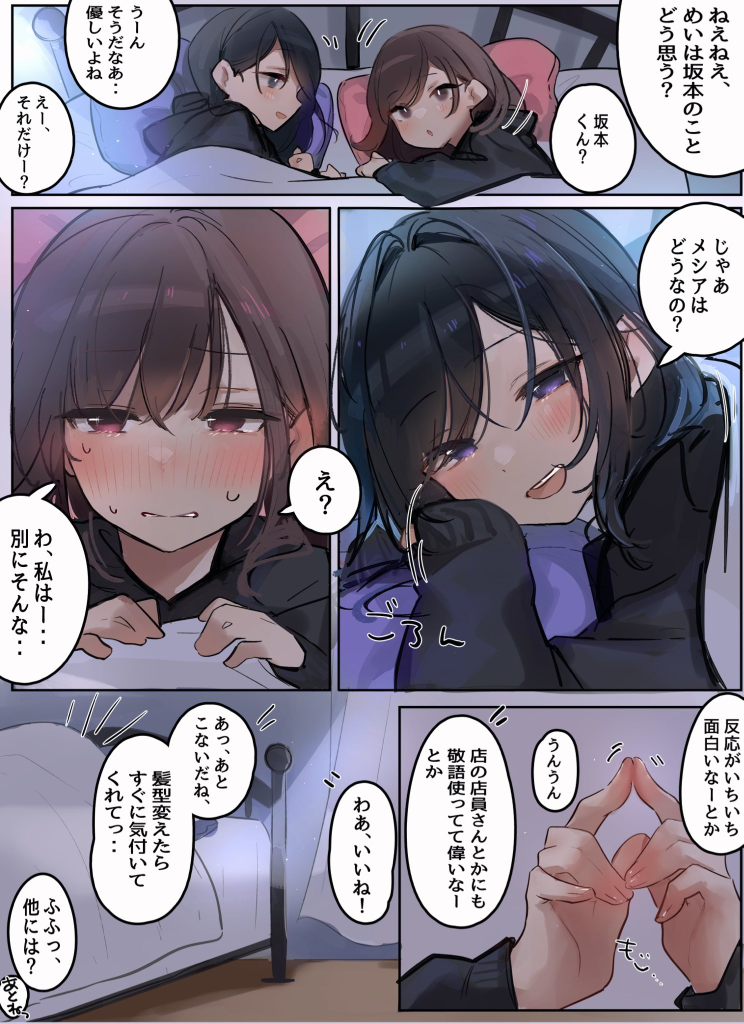
#> input picture image.png, 1487 x 2048 px (shown at 1/2 size)
$ python -i classical.py   (imports and definitions only)
#> lines starting #> are read from the running program, lines starting #| are printed output that depends on the picture
### apps/worker/terjemahin_worker/registry.py
"""Plugin registry: every pipeline stage has several interchangeable methods.

A method is registered with a factory `(settings, **opts) -> instance`. Heavy dependencies
(torch, transformers, API SDKs) must be imported inside the factory or the instance, never at
module import time, so listing methods stays cheap and a missing optional dependency only
disables the methods that need it.
"""

from __future__ import annotations

import importlib
import importlib.util
import logging
import pkgutil
from dataclasses import dataclass, field
from typing import TYPE_CHECKING, Any, Callable

if TYPE_CHECKING:
    from .config import Settings

log = logging.getLogger(__name__)

STAGES = ("detector", "ocr", "translator", "mask_refiner", "inpainter", "renderer")


@dataclass
class MethodInfo:
    name: str
    stage: str
    factory: Callable[..., Any]
    description: str = ""
    requires: tuple[str, ...] = ()  # importable python modules
    weights: tuple[str, ...] = ()  # keys in weights.WEIGHTS (auto-downloadable)
    needs_key: str | None = None  # Settings attribute that must be non-empty (API key)
    offline: bool = True  # runs without network once weights are present

    # [8 lines left out: function status, not called in this run]


@dataclass
class Registry:
    stage: str
    methods: dict[str, MethodInfo] = field(default_factory=dict)

    def register(
        self,
        name: str,
        *,
        description: str = "",
        requires: tuple[str, ...] = (),
        weights: tuple[str, ...] = (),
        needs_key: str | None = None,
        offline: bool = True,
    ) -> Callable[[Callable[..., Any]], Callable[..., Any]]:
        # [7 lines left out: function deco, not called in this run]

        return deco

    # [7 lines left out: function get, not called in this run]

    def names(self) -> list[str]:
        return sorted(self.methods)

    # [6 lines left out: function build, not called in this run]


DETECTORS = Registry("detector")
OCRS = Registry("ocr")
TRANSLATORS = Registry("translator")
MASK_REFINERS = Registry("mask_refiner")
INPAINTERS = Registry("inpainter")
RENDERERS = Registry("renderer")

REGISTRIES: dict[str, Registry] = {
    "detector": DETECTORS,
    "ocr": OCRS,
    "translator": TRANSLATORS,
    "mask_refiner": MASK_REFINERS,
    "inpainter": INPAINTERS,
    "renderer": RENDERERS,
}


# [15 lines left out: functions load_plugins, load_all, not called in this run]

### apps/worker/terjemahin_worker/detect/classical.py
"""Weight-free text detector for manga: bright balloon interiors that contain glyph strokes.

Manga dialogue lives in white balloons, so the pipeline is: threshold bright pixels, keep
compact closed components (holes filled = balloon), take the dark strokes strictly inside each
balloon as glyphs, split them into columns/rows with projection profiles, and merge those
lines into blocks with `merge.merge_lines`. Text drawn directly on artwork is not found; use a
learned detector for that.
"""

from __future__ import annotations

from dataclasses import dataclass

import cv2
import numpy as np

from ..models import TextRegion
from ..registry import DETECTORS
from .base import Detection
from .merge import Line, group_to_region, merge_lines


@dataclass
class Balloon:
    x: int
    y: int
    filled: np.ndarray  # uint8 crop mask, holes filled
    interior: np.ndarray  # filled eroded away from the outline


# [9 lines left out: function _runs, not called in this run]


def _unit(gray: np.ndarray) -> float:
    """Pixel scale relative to a ~1500 px wide page, so kernels track the scan resolution."""
    return min(gray.shape) / 1500


# [6 lines left out: function _fill_holes, not called in this run]


# [142 lines that did not run here, left out]


# [7 lines that did not run here, left out]

>>> import cv2
>>> picture = cv2.imread('../../../../image.png', cv2.IMREAD_GRAYSCALE)
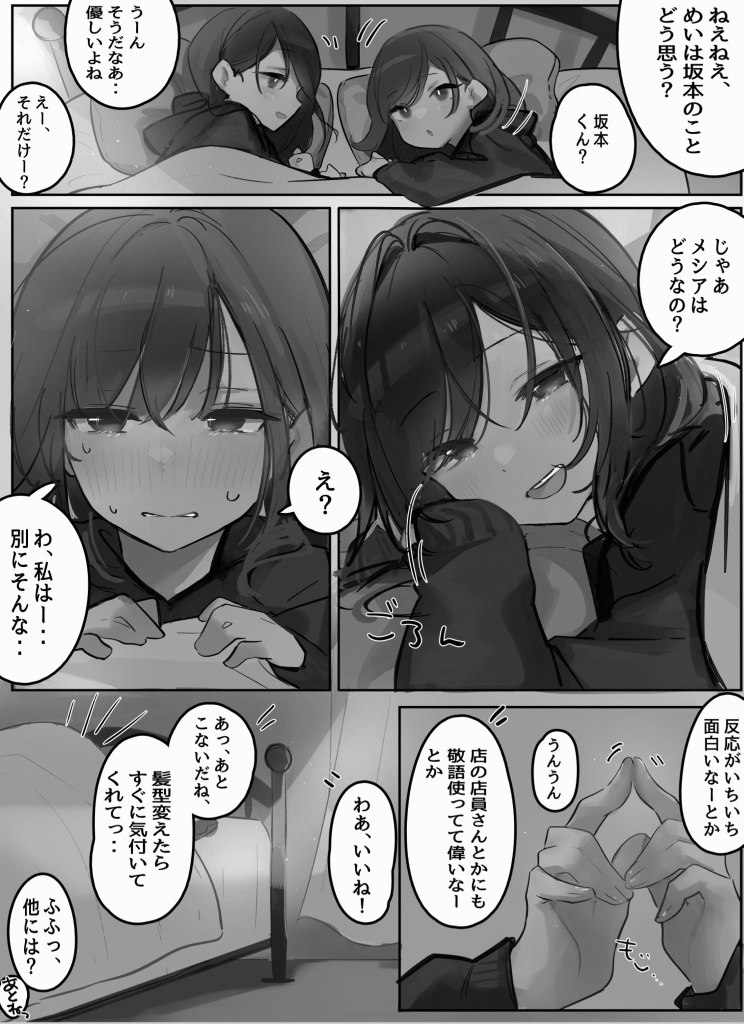
#> picture: shape (2048, 1487) (shown at 1/2 size); min 0, max 255, mean 126.5
#> (the run stopped early here; a loop or call above may not have finished)
